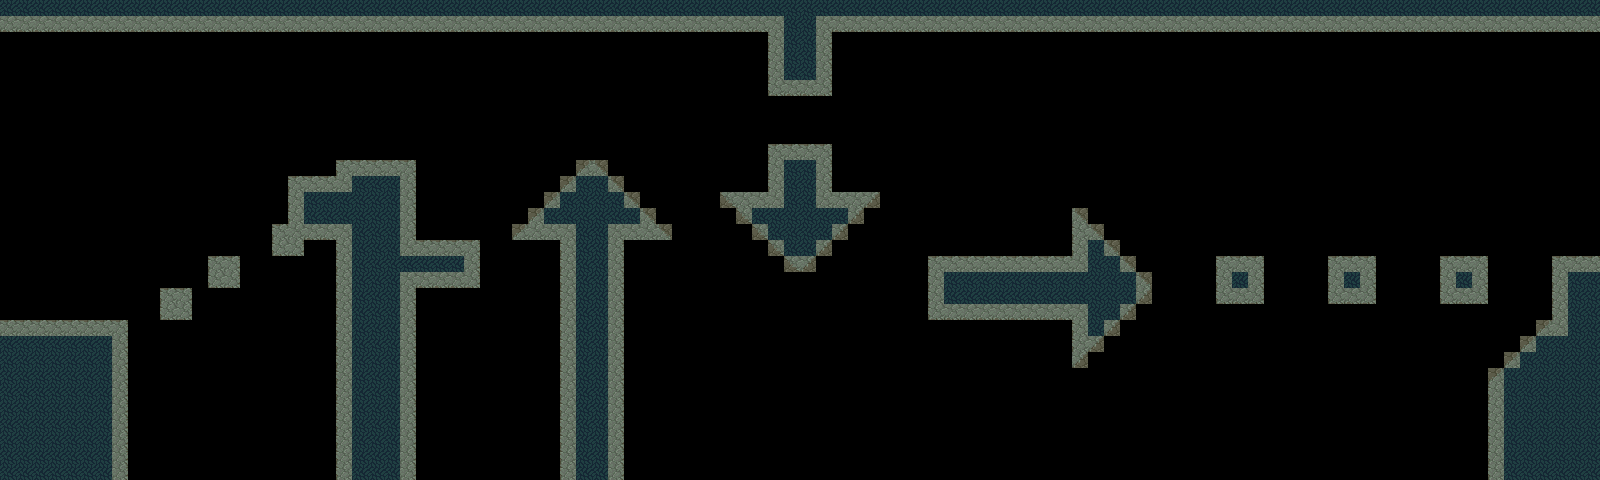

A 2D game scene composited from a Tiled map and its tileset images. What follows is a short description and the map's XML, with each tile layer's data collapsed to a summary:
An orthogonal 100x30 tile map with 16x16 px tiles, 2 tile layers (Capa de Patrones 1, Capa de patrones 2), 2 tilesets.

<map version="1.0" orientation="orthogonal" renderorder="right-down" width="100" height="30" tilewidth="16" tileheight="16" nextobjectid="1">
 <tileset firstgid="1" name="jungle" tilewidth="16" tileheight="16" tilecount="741" columns="39">
  <image source="Jungle Asset Pack/Jungle tileset/jungle tileset.png" width="624" height="304" />
 </tileset>
 <tileset firstgid="742" name="colisions" tilewidth="16" tileheight="16" tilecount="192" columns="16">
  <image source="tmw_desert_spacing.png" width="265" height="199" />
 </tileset>
 <layer name="Capa de Patrones 1" width="100" height="30">
  <data>[3000 cells, 738 non-empty, 26 distinct tile ids]</data>
 </layer>
 <layer name="Capa de patrones 2" width="100" height="30" opacity="0.5">
  <data>[3000 cells, 340 non-empty, 1 distinct tile ids]</data>
 </layer>
</map>
